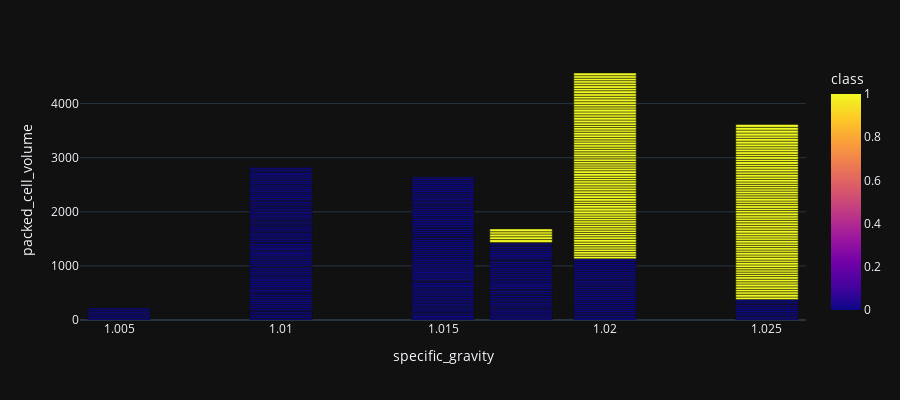

Write notebook code for a chart like this one.
### Code cell
px.bar(df, x="specific_gravity", y="packed_cell_volume", color='class', barmode='group', template = 'plotly_dark', height = 400)

### Figure 1 — Plotly figure (JSON) as saved in the notebook; plotly's stock layout.template omitted (floating-point values rounded to 4 significant figures; data arrays with more than 128 entries replaced by an {"elided": "..."} marker saying what was removed)
{"data": [{"alignmentgroup": "True", "hovertemplate": "specific_gravity=%{x}<br>packed_cell_volume=%{y}<br>class=%{marker.color}<extra></extra>", "legendgroup": "", "marker": {"color": {"elided": "400 int values"}, "coloraxis": "coloraxis", "pattern": {"shape": ""}}, "name": "", "offsetgroup": "", "orientation": "v", "showlegend": false, "textposition": "auto", "type": "bar", "x": {"elided": "400 float values"}, "xaxis": "x", "y": {"elided": "400 float values"}, "yaxis": "y"}], "layout": {"barmode": "group", "coloraxis": {"colorbar": {"title": {"text": "class"}}, "colorscale": [[0, "#0d0887"], [0.1111, "#46039f"], [0.2222, "#7201a8"], [0.3333, "#9c179e"], [0.4444, "#bd3786"], [0.5556, "#d8576b"], [0.6667, "#ed7953"], [0.7778, "#fb9f3a"], [0.8889, "#fdca26"], [1, "#f0f921"]]}, "height": 400, "legend": {"tracegroupgap": 0}, "margin": {"t": 60}, "xaxis": {"anchor": "y", "domain": [0, 1], "title": {"text": "specific_gravity"}}, "yaxis": {"anchor": "x", "domain": [0, 1], "title": {"text": "packed_cell_volume"}}}}
